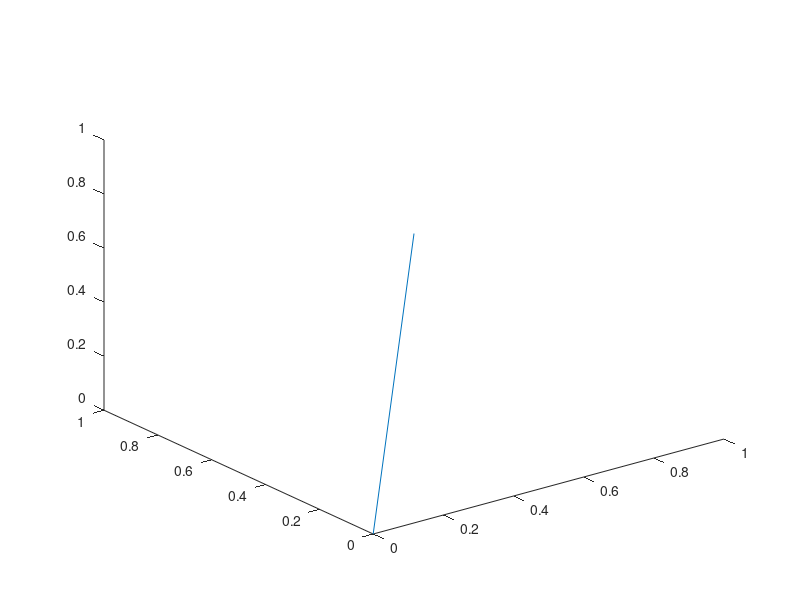

Reproduce this figure in MATLAB.
clear;
clc;

stdy = 3.33;
stdp = 3.33;

yaw1 = 45;
lim = 3; %stds
stepsize = 500;
yaw2 = linspace(yaw1-lim*stdy,yaw1+lim*stdy,stepsize);
pitch1 = 45;
pitch2 = linspace(pitch1-lim*stdp,pitch1+lim*stdp,stepsize);
pitch2 = pitch2';
ux = cosd(pitch2)*cosd(yaw2);
uy = cosd(pitch2)*sind(yaw2);
uz = sind(pitch2)*ones(size(yaw2));
vx = cosd(pitch1)*cosd(yaw1);
vy = cosd(pitch1)*sind(yaw1);
vz = sind(pitch1);

c = normpdf(pitch2,pitch1,stdp)*normpdf(yaw2,yaw1,stdy);

% c = acosd(cosd(pitch1)*cosd(pitch2)*cosd(yaw1-yaw2)+sind(pitch1)*sind(pitch2)*ones(size(yaw2)));
c = c./max(max(c));


plot3([0 vx], [0 vy], [0 vz]);
hold on 
surf(ux,uy,uz,'FaceAlpha','flat','AlphaDataMapping','none','AlphaData',c)
shading interp;
colormap([0 0 1]);
axis([0 1 0 1 0 1])
% mesh(pitch2-pitch1,yaw2-yaw1,c)
% xlabel('Pitch Disparity (Degrees)')
% ylabel('Yaw Disparity (Degrees)')
% zlabel('Total Disparity (Degrees)')
